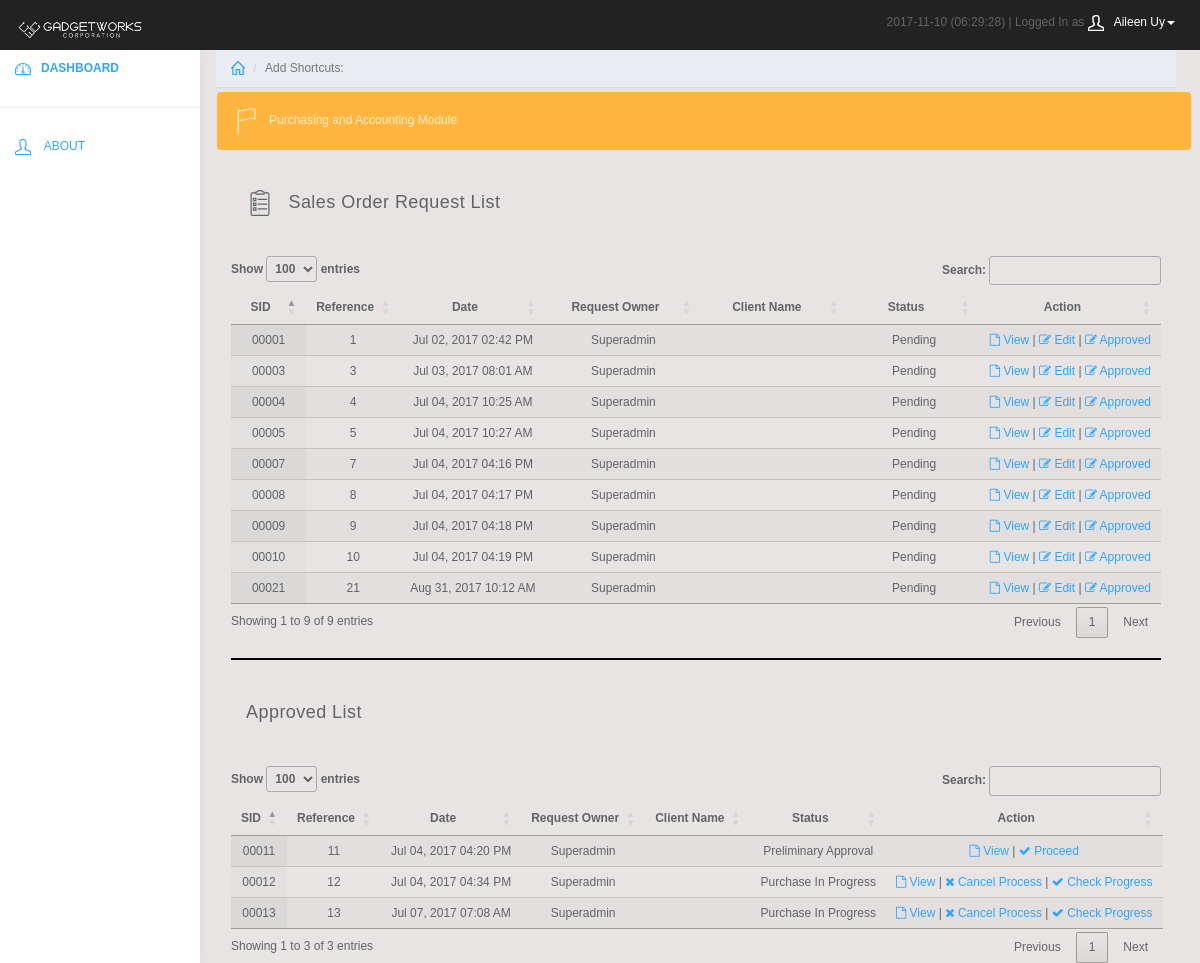
The page /branch/purchasing_view.php (signed in) on the database its author committed.
### tables this page shows
CREATE TABLE `entity` (
  `ID` int(11) NOT NULL AUTO_INCREMENT,
  `Name` varchar(120) NOT NULL,
  `Address` varchar(225) NOT NULL,
  `Phone` varchar(120) NOT NULL,
  `Birthdate` datetime NOT NULL,
  `Username` varchar(120) NOT NULL,
  `Password` varchar(45) NOT NULL,
  `Level` int(11) NOT NULL,
  `Type` int(11) NOT NULL,
  `Mark` int(11) NOT NULL,
  PRIMARY KEY (`ID`)
);

CREATE TABLE `sales_head` (
  `ID` int(11) NOT NULL AUTO_INCREMENT,
  `Reference` bigint(22) NOT NULL DEFAULT '0',
  `Source` int(11) NOT NULL DEFAULT '0',
  `Destination` int(11) NOT NULL DEFAULT '0',
  `Comment` varchar(45) NOT NULL DEFAULT '',
  `Date` datetime NOT NULL DEFAULT '0000-00-00 00:00:00',
  `Mark` int(11) NOT NULL DEFAULT '0',
  `Creator` int(11) NOT NULL DEFAULT '0',
  `Type` int(11) NOT NULL DEFAULT '0',
  `DeliveryDate` datetime NOT NULL DEFAULT '0000-00-00 00:00:00',
  `TermID` int(11) NOT NULL DEFAULT '1',
  `ContactID` int(11) NOT NULL DEFAULT '1',
  `Approved` int(1) NOT NULL DEFAULT '0',
  `ManagerApproval` int(11) NOT NULL DEFAULT '0',
  `SecondaryApproval` int(11) NOT NULL DEFAULT '0',
  `DeliveryCharge` decimal(10,2) NOT NULL DEFAULT '0.00',
  `BDF` decimal(10,2) NOT NULL DEFAULT '0.00',
  `AccountingApproval` int(11) NOT NULL DEFAULT '0',
  `Status` int(11) NOT NULL DEFAULT '0',
  PRIMARY KEY (`ID`)
);

### branch/purchasing_view.php (the view, shortened to what this page needs)
<html>
	<?php require_once("../resource/sections/branch_header.php"); ?>
	<body>
		<?php
			require_once("../resource/sections/branch_banner.php");
			require_once("../resource/sections/branch_menu.php");
		?>
		<link rel="stylesheet" type="text/css" href="https://cdn.datatables.net/1.10.11/css/jquery.dataTables.min.css"/>
		<link rel="stylesheet" type="text/css" href="https://cdn.datatables.net/responsive/2.0.2/css/responsive.dataTables.min.css"/>
		<div class="col-sm-9 col-sm-offset-3 col-lg-10 col-lg-offset-2 main">
		<?php require_once("../resource/sections/branch_shortcuts.php"); ?>
			<div>
				<div class="row" style="margin-left:1px;">
					<a href="#">
					<div class="row" style="margin-top:5px"><div class="alert bg-warning" role="alert"><svg class="glyph stroked flag"><use xlink:href="#stroked-flag"></use></svg>Purchasing and Accounting Module</span></a></div></div>
					<div class="panel-heading"><svg class="glyph stroked clipboard with paper"><use xlink:href="#stroked-clipboard-with-paper"></use></svg>   Sales Order Request List</div>
				</div>
				<table class="table" style="width:100%;font-size:12px">
			        	<table id="patients" class="display responsive nowrap selecttable" cellspacing="0" width="100%">
						<?php
							require_once("../resource/database/hive.php");
							$sqlquery = "SELECT
									    S.`ID`,
									    S.`Reference`,
									    E.`Name`,
									    ET.`Name`,
									    S.`Date`,
									    SUM(P.`Amount`) AS 'Amount',
									    S.`Type`,
									    S.`Comment`,
									    S.`Mark`,
									    S.`Approved`,
									    S.`ManagerApproval`,
									    S.`SecondaryApproval`,
									    S.`Status`
									FROM
									    `sales_head` AS S
									        LEFT JOIN
									    `entity` AS E ON E.`ID` =S.`Source`
									        LEFT JOIN
									    `entity` AS ET ON ET.`ID` = S.`Destination`
									        LEFT JOIN
									    `particular_sales` AS P ON P.`Sales` = S.`ID`
									WHERE
									    S.`Mark` = 1
									    AND S.`Approved` = 0
									    AND S.`SecondaryApproval` = 0
									    AND S.`Status` = 0
									GROUP BY S.`ID`
									ORDER BY `ID` DESC";
							$result = mysqli_query($mysqli, $sqlquery);
							echo '<thead>';
							echo '<tr style="text-align:center;font-weight:bold;">';
							echo '<th style="width:10%;text-align:center;" data-priority="1">SID</th>';
							echo '<th style="width:10%;text-align:center;" data-priority="2">Reference</th>';
							echo '<th style="width:15%;text-align:center;" data-priority="3">Date</th>';
							echo '<th style="width:20%;text-align:center;" data-priority="4">Request Owner</th>';
							echo '<th style="width:20%;text-align:center;" data-priority="4">Client Name</th>';
							echo '<th style="width:20%;text-align:center;" data-priority="6">Status</th>';
							echo '<th style="width:10%;text-align:center;" data-priority="8">Action</th>';
							echo '</tr></thead><tbody>';
							for($i=0; $i < mysqli_num_rows($result); $i++)
							{
								echo '<tr style="text-align:center;">';
								$result->data_seek($i);
				    				$row = $result->fetch_row();
								echo '<td>'.sprintf('%05d', $row[0]).'</td>';
								echo '<td>'.$row[1].'</td>';
								echo '<td>'.date("M d, Y h:i A", strtotime($row[4])).'</td>';
								echo '<td>'.ucwords(strtolower($row[2])).'</td>';
								echo '<td>'.ucwords(strtolower($row[3])).'</td>';
								if($row[9] == 1 && $row[11] != 0 && $row[10] == 0) echo "<td>Preliminary Approval</td>";
								else if ($row[9] == 1 && $row[10] != 0) echo "<td>For Order</td>";
								else echo "<td>Pending</td>" ;
								if($row[8] == 1) echo '<td><a href="pdf-sales.php?id='.$row[0].'&action=view" target="_blank"><i class="fa fa-file-o" aria-hidden="true"></i> View</a>&nbsp|&nbsp<a href="edit_so_cost.php?id='.$row[0].'&action=view"><i class="fa fa-pencil-square-o" aria-hidden="true"></i> Edit</a>&nbsp|&nbsp<a href="purchasing_view.php?approved='.$row[0].'&type='.$row[6].'"><i class="fa fa-pencil-square-o" aria-hidden="true"></i> Approved</a></td>';
								else if($row[8] == 2) echo '<td><a href="salesorderlist.php?continue='.$row[0].'&type='.$row[6].'"><i class="fa fa-pencil-square-o" aria-hidden="true"></i> Continue</a></td>';
								echo '</tr>';
							}
						?>
						</tbody>
					</table>
				<hr style="border-top: 2px solid black;">
				<div class="panel-heading"> Approved List</div>
				<table class="table" style="width:100%;font-size:12px">
			        	<table id="patients2" class="display responsive nowrap selecttable" cellspacing="0" width="100%">
						<?php
							require_once("../resource/database/hive.php");
							$sqlquery = "SELECT
									    S.`ID`,
									    S.`Reference`,
									    E.`Name`,
									    ET.`Name`,
									    S.`Date`,
									    SUM(P.`Amount`) AS 'Amount',
									    S.`Type`,
									    S.`Comment`,
									    S.`Mark`,
									    S.`Approved`,
									    S.`ManagerApproval`,
									    S.`SecondaryApproval`,
									    S.`Status`
									FROM
									    `sales_head` AS S
									        LEFT JOIN
									    `entity` AS E ON E.`ID` =S.`Source`
									        LEFT JOIN
									    `entity` AS ET ON ET.`ID` = S.`Destination`
									        LEFT JOIN
									    `particular_sales` AS P ON P.`Sales` = S.`ID`
									WHERE
									    S.`Mark` = 1
									    AND S.`Approved` = 1
									    AND S.`SecondaryApproval` != 0
									GROUP BY S.`ID`
									ORDER BY `ID` DESC";
							$result = mysqli_query($mysqli, $sqlquery);
							echo '<thead>';
							echo '<tr style="text-align:center;font-weight:bold;">';
							echo '<th style="width:10%;text-align:center;" data-priority="1">SID</th>';
							echo '<th style="width:10%;text-align:center;" data-priority="2">Reference</th>';
							echo '<th style="width:15%;text-align:center;" data-priority="3">Date</th>';
							echo '<th style="width:20%;text-align:center;" data-priority="4">Request Owner</th>';
							echo '<th style="width:20%;text-align:center;" data-priority="4">Client Name</th>';
							echo '<th style="width:20%;text-align:center;" data-priority="6">Status</th>';
							echo '<th style="width:10%;text-align:center;" data-priority="8">Action</th>';
							echo '</tr></thead><tbody>';
							for($i=0; $i < mysqli_num_rows($result); $i++)
							{
								echo '<tr style="text-align:center;">';
								$result->data_seek($i);
				    				$row = $result->fetch_row();
								echo '<td>'.sprintf('%05d', $row[0]).'</td>';
								echo '<td>'.$row[1].'</td>';
								echo '<td>'.date("M d, Y h:i A", strtotime($row[4])).'</td>';
								echo '<td>'.ucwords(strtolower($row[2])).'</td>';
								echo '<td>'.ucwords(strtolower($row[3])).'</td>';
								if($row[9] == 1 && $row[11] != 0 && $row[10] == 0 && $row[12] == 0) echo "<td>Preliminary Approval</td>";
								else if ($row[9] == 1 && $row[10] != 0 && $row[12] == 0) echo "<td>For Order</td>";
								else if ($row[12] == 1)
									echo "<td> Purchase In Progress </td>";
									else echo "<td>Pending</td>" ;
								if($row[8] == 1 && $row[12] == 0) echo '<td><a href="pdf-report.php?id='.$row[0].'&action=view" target="_blank"><i class="fa fa-file-o" aria-hidden="true"></i> View</a>&nbsp|&nbsp<a href="purchasing_view.php?proceedorder='.$row[0].'"><i class="fa fa-check" aria-hidden="true"></i> Proceed</a></td>';
								else if($row[8] == 2 && $row[12] == 0) echo '<td><a href="salesorderlist.php?continue='.$row[0].'&type='.$row[6].'"><i class="fa fa-pencil-square-o" aria-hidden="true"></i> Continue</a></td>';
								else if($row[8] == 1 && $row[12] == 1) echo '<td><a href="pdf-report.php?id='.$row[0].'&action=view" target="_blank"><i class="fa fa-file-o" aria-hidden="true"></i> View</a>&nbsp|&nbsp<a href="purchasing_view.php?cancel='.$row[0].'&type='.$row[6].'"><i class="fa fa-times" aria-hidden="true"></i> Cancel Process</a>&nbsp|&nbsp<a href="purchaseorder_details.php?id='.$row[0].'&action=view"><i class="fa fa-check" aria-hidden="true"></i> Check Progress</a></td>';
								echo '</tr>';
							}
						?>
						</tbody>
					</table>
	</body>
</html>

### resource/sections/branch_banner.php (shortened to what this page needs)
<nav class="navbar navbar-inverse navbar-fixed-top" role="navigation">
		<div class="container-fluid">
			<div class="navbar-header">
				<a class="navbar-brand" href="index.php"><img src="/resource/images/gwbannerlogo2.png" height="30" alt="Banner Image"/></a>
				<ul class="user-menu">
					<li class="dropdown pull-right">
						<?php
							require_once("../resource/database/hive.php");
							$date_today = date("Y-m-d");
							$userID = $_SESSION['id'];
							$myname = mysqli_query($mysqli, "SELECT `Name` FROM `entity` WHERE `ID` = '$userID'");
							$myname = mysqli_fetch_row($myname);
							$userName = $myname[0];
							echo $date_today.' (<span id="clock"><script type="text/javascript">startclock();</script></span>) | Logged In as <a href="#" class="dropdown-toggle" data-toggle="dropdown"><svg class="glyph stroked male-user"><use xlink:href="#stroked-male-user"></use></svg>'.$userName.'<span class="caret"></span></a>
						<ul class="dropdown-menu" role="menu">
							<li><a href="#"><svg class="glyph stroked male-user"><use xlink:href="#stroked-male-user"></use></svg> Profile</a></li>
							<li><a href="about_profile.php"><svg class="glyph stroked gear"><use xlink:href="#stroked-gear"></use></svg> Settings</a></li>
							<li><a href="logout.php"><svg class="glyph stroked cancel"><use xlink:href="#stroked-cancel"></use></svg> Logout</a></li>
						</ul>';
						?>
					</li>
				</ul>
			</div>
		</div>
	</nav>

### branch/css/styles.css (style rules this page uses)
body { background: #f1f4f7; padding-top: 50px; color: #5f6468; }
a, a:hover, a:focus { color: #30a5ff; }
.navbar-header .navbar-brand { color: #fff; font-size: 16px; text-transform: uppercase; font-weight: 500; letter-spacing: 2px; }
.bg-warning { color: #fff; background-color: #ffb53e; }
.bg-warning a { color: rgba(255, 255, 255, .75); }
.panel-heading { font-size: 18px; font-weight: 300; letter-spacing: 0.025em; height: 66px; line-height: 45px; }
.navbar { border: 0; }
.user-menu { display: inline-block; margin-top: 14px; margin-right: 10px; float: right; list-style: none; padding: 0; }
.user-menu a { color: #fff; }
@media (min-width: 768px) { .navbar-header { width: 100%; } }
.table { background: #fff; }
.sidebar .glyph, .user-menu .glyph { height: 16px; width: 16px; margin: 0 10px 0 0; stroke-width: 3px; }
.user-menu .glyph { stroke-width: 4px; }
.alert .glyph, .panel-heading .glyph { width: 26px; height: 26px; margin: 0 10px 0 0; stroke-width: 2px; }

### resource/graphics/css/clinic_standard.css (style rules this page uses)
body { background:#E8E4E4; margin: 0px 2% 0px 2%; font-family: helvetica; font-size:12px; }
.selecttable { font-size:12px; margin-top:15px; }

### rows shown on the page
entity: Name "Aileen Uy"
sales_head: ID "00021", Reference "21", Date "Aug 31, 2017 10:12 AM", entity.Name "Superadmin", Approved "Pending"
sales_head: ID "00010", Reference "10", Date "Jul 04, 2017 04:19 PM", entity.Name "Superadmin", Approved "Pending"
sales_head: ID "00009", Reference "9", Date "Jul 04, 2017 04:18 PM", entity.Name "Superadmin", Approved "Pending"
sales_head: ID "00008", Reference "8", Date "Jul 04, 2017 04:17 PM", entity.Name "Superadmin", Approved "Pending"
sales_head: ID "00007", Reference "7", Date "Jul 04, 2017 04:16 PM", entity.Name "Superadmin", Approved "Pending"
sales_head: ID "00005", Reference "5", Date "Jul 04, 2017 10:27 AM", entity.Name "Superadmin", Approved "Pending"
sales_head: ID "00004", Reference "4", Date "Jul 04, 2017 10:25 AM", entity.Name "Superadmin", Approved "Pending"
sales_head: ID "00003", Reference "3", Date "Jul 03, 2017 08:01 AM", entity.Name "Superadmin", Approved "Pending"
sales_head: ID "00001", Reference "1", Date "Jul 02, 2017 02:42 PM", entity.Name "Superadmin", Approved "Pending"
sales_head: ID "00013", Reference "13", Date "Jul 07, 2017 07:08 AM", entity.Name "Superadmin", Approved "Purchase In Progress"
sales_head: ID "00012", Reference "12", Date "Jul 04, 2017 04:34 PM", entity.Name "Superadmin", Approved "Purchase In Progress"
sales_head: ID "00011", Reference "11", Date "Jul 04, 2017 04:20 PM", entity.Name "Superadmin", Approved "Preliminary Approval"
